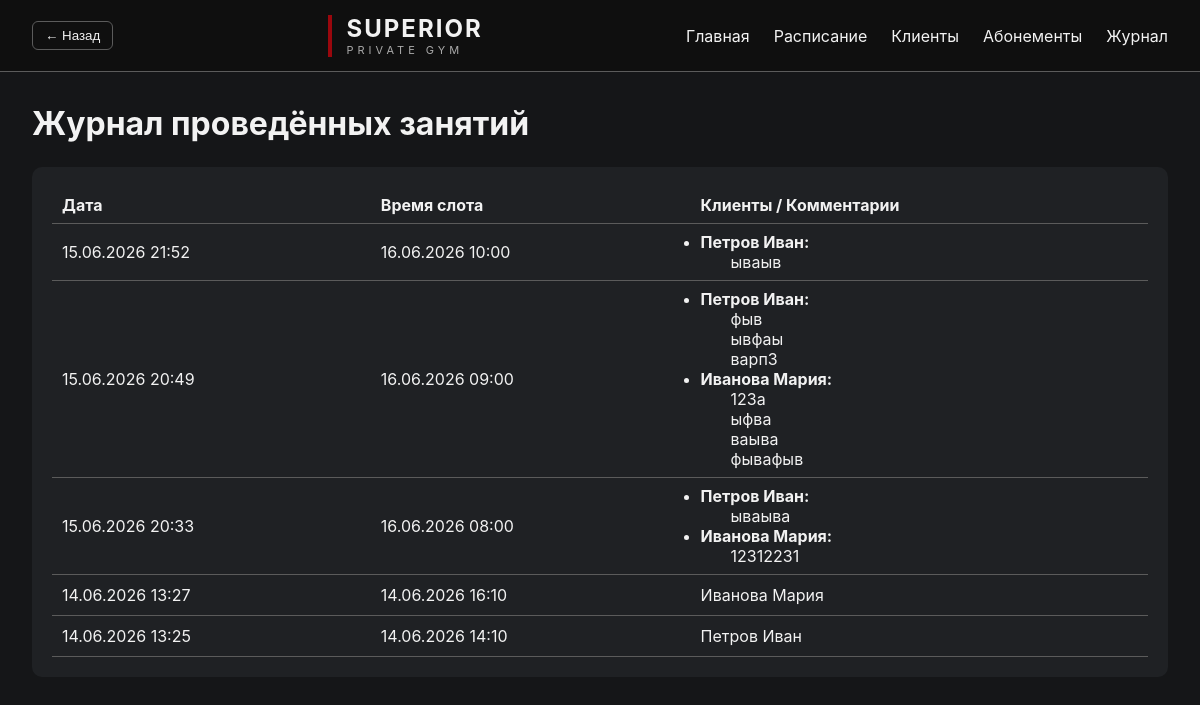
The page /journal on the database as committed earlier.
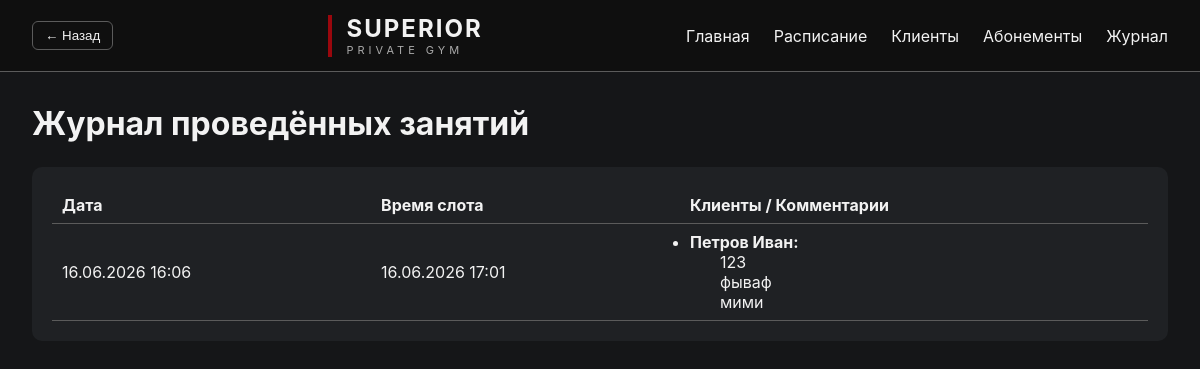
The same page on the database as committed later.
### app.py (models this page shows)
class JournalEntry(Base):
    __tablename__ = "journal"
    id = Column(Integer, primary_key=True)
    created_at = Column(DateTime, default=datetime.now)
    slot_time = Column(DateTime)
    clients = Column(String)  # comma-separated list of client names
    comments = Column(String, nullable=True)  # JSON: mapping client_id -> text

### app.py (the view)
@app.get("/journal")
def journal_page(request: Request, db: Session = Depends(get_db)):
    raw = db.query(JournalEntry).order_by(JournalEntry.created_at.desc()).all()
    entries = []
    for e in raw:
        comments_map = {}
        try:
            if e.comments:
                comments_map = json.loads(e.comments)
        except Exception:
            comments_map = {}
        comments_list = []
        for cid, text in comments_map.items():
            try:
                c = db.get(Client, int(cid))
                name = c.fio() if c else f"#{cid}"
            except Exception:
                name = f"#{cid}"
            comments_list.append((name, text))
        entries.append({"entry": e, "comments": comments_list})
    return templates.TemplateResponse(request=request, name="journal.html", context={"entries": entries})

### templates/journal.html
{% extends "base.html" %}
{% block content %}
<div class="page-title">
    <h1>Журнал проведённых занятий</h1>
</div>
<div class="panel">
    <table class="clients-table">
        <thead><tr><th>Дата</th><th>Время слота</th><th>Клиенты / Комментарии</th></tr></thead>
        <tbody>
        {% for rec in entries %}
            {% set e = rec.entry %}
            <tr>
                <td>{{ e.created_at.strftime('%d.%m.%Y %H:%M') if e.created_at else '' }}</td>
                <td>{{ e.slot_time.strftime('%d.%m.%Y %H:%M') if e.slot_time else '' }}</td>
                <td>
                    {% if rec.comments and rec.comments|length > 0 %}
                        <ul>
                        {% for name, comment in rec.comments %}
                            <li>
                                <strong>{{ name }}:</strong>
                                <div class="journal-comment" style="padding-left: 30px;">
                                {% for line in comment.splitlines() %}
                                    {{ line | e }}{% if not loop.last %}<br>{% endif %}
                                {% endfor %}
                                </div>
                            </li>
                        {% endfor %}
                        </ul>
                    {% else %}
                        {{ e.clients }}
                    {% endif %}
                </td>
            </tr>
        {% endfor %}
        </tbody>
    </table>
</div>
{% endblock %}

### templates/base.html (shortened to what this page needs)
<!DOCTYPE html>
<html lang="ru">
<head>
    <link rel="stylesheet"
          href="/static/style.css">
</head>
<body>
<header class="header">
    <div class="left-controls">
        <button class="btn btn--ghost" onclick="history.back()">← Назад</button>
    </div>
    <div class="logo">
        <span class="logo-red"></span>
        <div>
            <div class="brand">
                SUPERIOR
            </div>
            <div class="subtitle">
                PRIVATE GYM
            </div>
        </div>
    </div>
    <nav>
        <a href="/">
            Главная
        </a>
        <a href="/schedule">
            Расписание
        </a>
        <a href="/clients">
            Клиенты
        </a>
        <a href="/subscriptions">
            Абонементы
        </a>
        <a href="/journal">
            Журнал
        </a>
    </nav>
</header>
<main class="container">
    {% block content %}
    {% endblock %}
</main>
</body>
</html>

### static/style.css (style rules this page uses)
:root { --bg: #151618; --surface: #1F2124; --surface-hover: #252525; --text: #f2f2f2; --muted: #aaaaaa; --accent: #9A070D; --accent-hover: #B10A11; --accent-soft: rgba(154,7,13,.15); --warm_1: #8A6A4A; --warm_2: #7B5A3D; --green: #3c8f3f; --border: #5B5B5B; --radius: 6px; --radius-lg: 10px; --pad: 10px; --pad-lg: 20px; --btn-pad: 6px 12px; --row-height: 41px; --wrapper-rows: 10; }
.panel { background: var(--surface); border-radius: var(--radius-lg); padding: var(--pad-lg); color: var(--text); }
.btn { display: inline-block; padding: var(--btn-pad); border-radius: var(--radius); background: var(--accent); color: white; border: none; cursor: pointer; text-decoration: none; text-align: center; }
.btn--ghost { background: transparent; border: 1px solid var(--border); color: var(--text); }
* { margin: 0; padding: 0; box-sizing: border-box; }
body { background: var(--bg); color: var(--text); font-family: Inter, Arial, sans-serif; min-height: 100vh; }
.header { height: 72px; border-bottom: 1px solid var(--border); display: flex; justify-content: space-between; align-items: center; padding: 0 32px; background: #0f0f0f; }
.logo { display: flex; align-items: center; gap: 14px; }
.logo-red { width: 4px; height: 42px; background: var(--accent); display: block; }
.brand { font-size: 24px; font-weight: 700; letter-spacing: 2px; }
.subtitle { font-size: 11px; letter-spacing: 4px; color: var(--muted); }
nav { display: flex; gap: 24px; }
nav a { text-decoration: none; color: var(--text); transition: .2s; }
.container { max-width: 1400px; margin: 0 auto; padding: 32px; }
.card, .stat-card, .panel { background: var(--surface); border-radius: var(--radius-lg); padding: var(--pad-lg); color: var(--text); }
button { background: var(--accent); color: white; border: none; border-radius: var(--radius); padding: var(--btn-pad); cursor: pointer; }
.page-title { margin-bottom: 24px; display: flex; justify-content: space-between; align-items: center; }
.clients-table tbody tr { height: var(--row-height); }
.clients-table { width: 100%; border-collapse: collapse; }
.clients-table th, .clients-table td { padding: 8px 10px; border-bottom: 1px solid var(--border); text-align: left; }
.left-controls { display: flex; align-items: center; margin-right: 12px; }

Rows that differ between the two databases and show on the page:
removed JournalEntry: created_at "15.06.2026 21:52", slot_time "16.06.2026 10:00"
removed JournalEntry: created_at "15.06.2026 20:49", slot_time "16.06.2026 09:00"
removed JournalEntry: created_at "15.06.2026 20:33", slot_time "16.06.2026 08:00"
removed JournalEntry: created_at "14.06.2026 13:27", slot_time "14.06.2026 16:10", clients "Иванова Мария"
Other text that changed with them:
new list line: "16.06.2026 16:06 16.06.2026 17:01"
new list line: "Петров Иван : 123 фываф мими"
list line gone: "Петров Иван : ываыв"
list line gone: "Петров Иван : фыв ывфаы варп3 Иванова Мария : 123а ыфва ваыва фывафыв"
list line gone: "Петров Иван : ываыва Иванова Мария : 12312231"
list line gone: "14.06.2026 13:25 14.06.2026 14:10 Петров Иван"
